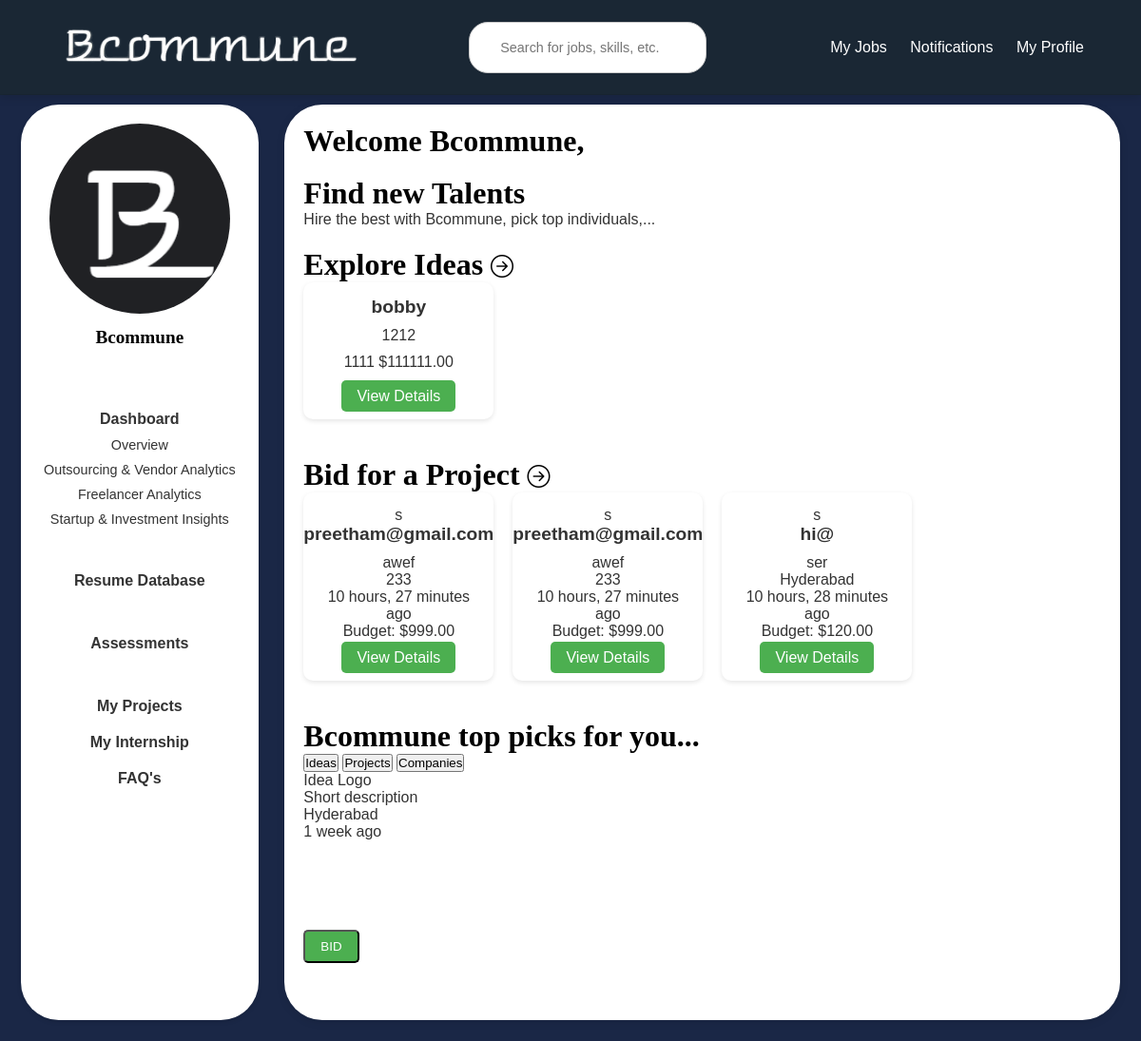
Page /company/dashboard/ (signed in) on the committed database.
### users/models.py (models this page shows, shortened)
class CustomUser(AbstractUser):
    USER_TYPE_CHOICES = (
        ('individual', 'Individual'),
        ('company', 'Company'),
    )
    user_type = models.CharField(max_length=10, choices=USER_TYPE_CHOICES, default='company')
    company_name = models.CharField(max_length=255, null=True, blank=True)
    company_website = models.URLField(max_length=200, null=True, blank=True)
    industry = models.CharField(max_length=100, null=True, blank=True)
    company_size = models.CharField(max_length=20, null=True, blank=True)
    company_type = models.CharField(max_length=255, null=True, blank=True)
    designation = models.CharField(max_length=255, null=True, blank=True)
    phone_number = models.CharField(max_length=15, null=True, blank=True)
    bcommune_profile = models.URLField(null=True, blank=True)
    profile_picture = models.ImageField(upload_to='profile_pics/', blank=True, null=True)
    about_company = models.TextField(null=True, blank=True)  # About the Company
    founding_year = models.PositiveIntegerField(null=True, blank=True)  # Establishment Year
    headquarters = models.CharField(max_length=255, null=True, blank=True)  # Headquarters Location
    branches = models.TextField(null=True, blank=True)
    business_registration_number = models.CharField(max_length=100, null=True, blank=True)
    legal_structure = models.CharField(
        max_length=50,
        choices=[
            ('LLP', 'LLP'),
            ('Pvt Ltd', 'Private Limited'),
            ('Partnership', 'Partnership'),
            ('Sole Proprietorship', 'Sole Proprietorship'),
            ('Others', 'Others'),
        ],
        null=True,
        blank=True
    )
    core_services = models.TextField(null=True, blank=True)
    social_media_links = models.JSONField(default=dict, blank=True)  # Example: {"facebook": "", "linkedin": "", "twitter": ""}
    portfolio = models.TextField(null=True, blank=True)

class Idea(models.Model):
    title = models.CharField(max_length=200)
    patent_number = models.CharField(max_length=100, blank=True, null=True)
    brief_description = models.TextField()
    application_number = models.CharField(max_length=100, blank=True, null=True)
    problem_statement = models.TextField()
    solution = models.TextField()
    visibility = models.CharField(max_length=10, choices=[('public', 'Public'), ('private', 'Private')])
    details = models.TextField(blank=True, null=True)
    fund = models.DecimalField(max_digits=10, decimal_places=2, blank=True, null=True)
    category = models.CharField(max_length=100)
    photo = models.ImageField(upload_to='idea_photos/', blank=True, null=True)
    video = models.FileField(upload_to='idea_videos/', blank=True, null=True)
    team_info = models.TextField(blank=True, null=True)
    created_at = models.DateTimeField(auto_now_add=True)

class Project(models.Model):
    company = models.ForeignKey(settings.AUTH_USER_MODEL, on_delete=models.CASCADE)
    title = models.CharField(max_length=200)
    description = models.TextField()
    project_type = models.CharField(max_length=100)
    industry = models.CharField(max_length=100)
    budget = models.DecimalField(max_digits=15, decimal_places=2)
    timeline = models.DateField()
    location = models.CharField(max_length=200, blank=True, null=True)
    expertise_required = models.TextField()
    payment_terms = models.TextField()
    nda_required = models.BooleanField(default=False)
    confidentiality_required = models.BooleanField(default=False)
    ip_rights_required = models.BooleanField(default=False)
    custom_field = models.CharField(max_length=200, blank=True, null=True)
    created_at = models.DateTimeField(auto_now_add=True)

### users/views.py (the view)
# urls.py: path('company/dashboard/', views.company_dashboard, name='company_dashboard'),
@login_required
def company_dashboard(request):
    if request.user.user_type != 'company':
        return redirect('company_login')
    ideas = Idea.objects.all().order_by('-created_at')[:3]
    recent_projects = Project.objects.exclude(company=request.user).order_by('-created_at')[:3]
    my_projects = Project.objects.filter(company=request.user).order_by('-created_at')[:3]
    context = {
        'ideas': ideas,
        'recent_projects': recent_projects,
        'my_projects': my_projects,
        'company_name': request.user.company_name,
    }
    return render(request, 'company_dashboard.html', context)

### users/templates/company_dashboard.html (shortened to what this page needs)
{% load static %}
<!DOCTYPE html>
<html lang="en">
<head>
    <link rel="stylesheet" href="{% static 'css/common.css'%}">
    <link rel="stylesheet" href="{% static 'css/homec.css'%}">
    <link href="https://cdn.jsdelivr.net/npm/bootstrap-icons/font/bootstrap-icons.css" rel="stylesheet">
</head>
<body>
  {% include 'header2.html' %}
    <div class="main-container">
        {% include 'sidebarcompany.html' %}
        <div class="content">
            <h1>Welcome {{ user.company_name }},</h1>
            <br>
            <h2>Find new Talents</h2>
            <p style="margin-bottom: 20px;">Hire the best with Bcommune, pick top individuals,...</p>
            <section class="idea-explore">
              <h2>
                <a href="{% url 'explore_all_ideas' %}" class="section-heading">
                  Explore Ideas
                  <i class="bi bi-arrow-right-circle" style="font-size: 1.5rem;"></i>
                </a>
              </h2>
              <div class="idea-cards">
                  {% for idea in ideas %}
                      <div class="idea-card">
                          <div class="idea-content">
                              <h3>{{ idea.title }}</h3>
                              <p>{{ idea.brief_description|truncatechars:100 }}</p>
                              <div class="idea-meta">
                                  <span class="category">{{ idea.category }}</span>
                                  <span class="fund">${{ idea.fund }}</span>
                              </div>
                              <br>
                              <a href="{% url 'idea_detail' idea.id %}" class="view-details-btn">View Details</a>
                          </div>
                      </div>
                  {% empty %}
                      <p>No ideas available to display.</p>
                  {% endfor %}
              </div>
          </section>
          <section class="bid-project">
            <h2>
                <a href="{% url 'myprojects' %}" class="section-heading">
                  Bid for a Project
                  <i class="bi bi-arrow-right-circle" style="font-size: 1.5rem;"></i>
                </a>
            </h2>
            <div class="bid-cards">
                {% for project in recent_projects %}
                    <div class="bid-card">
                        <div class="bid-logo">
                            {% if project.company.logo %}
                                <img src="{{ project.company.logo.url }}" alt="Company Logo">
                            {% else %}
                                {{ project.company.company_name|make_list|first }}
                            {% endif %}
                        </div>
                        <h3>{{ project.title }}</h3>
                        <p>{{ project.description|truncatechars:50 }}<br>{{ project.location }}</p>
                        <p>{{ project.created_at|timesince }} ago</p>
                        <p>Budget: ${{ project.budget }}</p>
                        <div class="bid-buttons">
                            <a href="{% url 'explore_projects' %}?selected_project={{ project.id }}" class="bid-button">View Details</a>
                        </div>
                    </div>
                {% empty %}
                    <p>No projects available</p>
                {% endfor %}
            </div>
        </section>
            <section class="top-picks">
              <h2>Bcommune top picks for you...</h2>
                <div class="top-buttons">
                  <button class="top-button">Ideas</button>
                  <button class="top-button">Projects</button>
                  <button class="top-button">Companies</button>
                </div>
              <div class="top-cards">
                <div class="top-card">
                  <div class="top-logo">Idea Logo</div>
                  <p>Short description<br>Hyderabad</p>
                  <p>1 week ago</p>
                  <div class="bid-buttons">
                    <button class="bid-button"> BID </button>
                  </div>
                </div>
              </div>
            </section>
        </div>
</body>
</html>

### users/templates/sidebarcompany.html
{%load static%}
<div class="sidebar">
  {% if user.profile_picture %}
  <img src="{{ user.profile_picture.url }}" alt="Profile Picture" class="profile-pic">
  {% else %}
  <img src="{{ user.profile_picture.url }}" alt="Default Profile Picture" class="profile-pic">
  {% endif %}
    <a href="{% url 'company_profile' %}" style=" text-decoration: none;" ><h2>{{ user.company_name }}</h2></a>
    <br><br>
    <h4>
      <a href="#" style="text-decoration: none; color: inherit;">Dashboard</a>
    </h4>
    <ul>
        <li>
          <a href="#" style="text-decoration: none; color: inherit;">Overview</a>
        </li>
        <li>
          <a href="#" style="text-decoration: none; color: inherit;">Outsourcing & Vendor Analytics</a>
        </li>
        <li>
          <a href="#" style="text-decoration: none; color: inherit;">Freelancer Analytics</a>
        </li>
        <li>
          <a href="#" style="text-decoration: none; color: inherit;">Startup & Investment Insights</a>
        </li>
    </ul>
    <br>
    <h4>
      <a href="#" style="text-decoration: none; color: inherit;">Resume Database</a>
    </h4>
    <br>
    <h4>
      <a href="#" style="text-decoration: none; color: inherit;">Assessments</a>
    </h4>
    <br>
    <h4>
      <a href="{% url 'myprojects' %}" style="text-decoration: none; color: inherit;">My Projects</a>
    </h4>
    <h4>
      <a href="#" style="text-decoration: none; color: inherit;">My Internship</a>
    </h4>
    <h4>
      <a href="{% url 'faq' %}" style="text-decoration: none; color: inherit;">FAQ's</a>
    </h4>
</div>

### static/css/common.css (style rules this page uses)
* { margin: 0; padding: 0; box-sizing: border-box; font-family: Arial, sans-serif; }
body { background-color: #1a2734; color: #333; font-family: Arial, sans-serif; min-height: 100vh; display: flex; flex-direction: column; margin: 0; }
.sidebar { background-color: white; padding: 20px; width: 250px; min-height: calc(100vh - 30px); margin-right: 0.2cm; border-radius: 40px; text-align: center; box-shadow: 0 2px 5px rgba(0, 0, 0, 0.1); flex-shrink: 0; margin-left: 1%; margin-bottom: 1%; }
.profile-pic { width: 190px; height: 200px; border-radius: 50%; margin-bottom: 10px; object-fit: cover; }
.sidebar h2 { font-size: 1.2rem; margin-bottom: 10px; }
.sidebar h4 { margin: 20px 0 10px; font-size: 1rem; }
.sidebar ul { list-style: none; padding: 0; }
.sidebar ul li { margin: 10px 0; font-size: 0.9rem; cursor: pointer; }
.main-container { display: flex; flex-wrap: wrap; justify-content: space-between; padding: 10px; background-color: #1a2746; margin-top: 100px; gap: 20px; }
.content { flex: 1; padding: 20px; background-color: white; border-radius: 40px; box-shadow: 0 2px 10px rgba(0, 0, 0, 0.1); margin-bottom: 1%; margin-right: 1%; }

### static/css/homec.css (style rules this page uses)
.idea-explore, .bid-project, .top-picks { margin-bottom: 40px; }
h1, h2 { font-size: 2rem; font-family: Cambria, Cochin, Georgia, Times, 'Times New Roman', serif; color: black; }
a.section-heading { color: black; text-decoration: none; font-family: Cambria, Cochin, Georgia, Times, 'Times New Roman', serif; font-weight: bold; }
.idea-cards, .bid-cards { display: flex; flex-wrap: wrap; gap: 20px; }
.idea-card, .bid-card { background-color: white; padding: 15px; border-radius: 10px; box-shadow: 0 2px 5px rgba(0, 0, 0, 0.1); width: 200px; align-items: center; display: flex; flex-direction: column; justify-content: center; text-align: center; }
.idea-card h3, .bid-card h3 { font-size: 1.2rem; color: #333; margin-bottom: 10px; }
.idea-meta, .bid-buttons { margin-top: 10px; }
.view-details-btn, .bid-button { background-color: #4CAF50; color: white; text-decoration: none; margin-top: 10%; padding: 8px 16px; border-radius: 5px; }

### rows in the picture
CustomUser: profile_picture (picture), company_name "Bcommune"
Idea: title "bobby", brief_description "1212", category "1111", fund "111111.00"
Project: company.company_name|make_list "s", title "preetham@gmail.com", description "awef", location "233", created_at "10 hours, 27 minutes", budget "999.00"
Project: company.company_name|make_list "s", title "preetham@gmail.com", description "awef", location "233", created_at "10 hours, 27 minutes", budget "999.00"
Project: company.company_name|make_list "s", title "hi@", description "ser", location "Hyderabad", created_at "10 hours, 28 minutes", budget "120.00"
